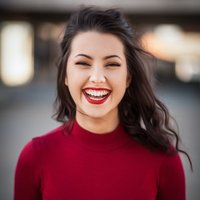
#> input picture hero-booking/src/assets/1494790108377-be9c29b29330.jpg, 200 x 200 px
$ python -i generar_slide.py   (imports and definitions only)
#> lines starting #> are read from the running program, lines starting #| are printed output that depends on the picture
#!/usr/bin/env python3
"""
Generador de slides para carruseles de HH Studio Creativo.

Uso típico (estilo v2, ver ejemplos/carrusel_web_v2.py):

    from generar_slide import *

    img = fondo_hh(posicion=(0.92, 0.08))
    logo_esquina(img)
    d = ImageDraw.Draw(img)
    y = lineas(d, M, 300, "Tu web puede\ndesaparecer", inter(800, 92), BLANCO, 108)
    caja_destacada(img, M, y + 4, "en un solo día.", inter(800, 92))
    contador(img, 1, total=8)
    img.save("slide_01.png")

No pretende ser una librería genérica: es deliberadamente simple para que
Claude arme cada slide a medida según el guion aprobado, ajustando
posiciones caso a caso en vez de forzar un layout rígido.
"""

from PIL import Image, ImageDraw, ImageFont, ImageFilter
import os
import random
import math
import numpy as np

BASE = os.path.dirname(os.path.dirname(os.path.abspath(__file__)))
FONTS = os.path.join(BASE, "assets", "fonts")
LOGOS = os.path.join(BASE, "assets")

# Paleta exacta de marca
AZUL_NOCHE = "#061323"
NEGRO = "#000000"
ROJO = "#FE0000"
BLANCO = "#FFFFFF"
GRIS_CLARO = "#D9D9D9"

# Dimensiones estándar de carrusel de Instagram (4:5, la más usada para carruseles)
ANCHO, ALTO = 1080, 1350

# [16 lines left out: function fuente, not called in this run]

def nuevo_slide(fondo=AZUL_NOCHE):
    return Image.new("RGB", (ANCHO, ALTO), fondo)

def _hex_a_rgb(hexcolor):
    h = hexcolor.lstrip("#")
    return tuple(int(h[i:i+2], 16) for i in (0, 2, 4))

def _mezclar(c1, c2, t):
    return tuple(int(c1[i] + (c2[i] - c1[i]) * t) for i in range(3))

# [50 lines left out: function fondo_con_vida, not called in this run]

def gradar_foto_hh(ruta_entrada, ruta_salida=None, oscurecer=0.55, empuje_azul=18):
    """
    Toma una foto real (BTS de grabación, set, equipo) y la gradúa hacia
    el tono cinematográfico de referencia de HH: oscura, azulada en sombras,
    con viñeta. Uso: cuando Herberth aporta una foto real para la portada,
    en vez de usarla tal cual, pasarla por acá para unificar el tono con
    el resto del carrusel.
    No inventa contenido ni recorta al sujeto — solo ajusta color y luz.
    """
#> called with oscurecer = 0.55, empuje_azul = 18
    import numpy as _np
    img = Image.open(ruta_entrada).convert("RGB")
#> img is the input picture: PIL image 200x200 RGB; mean R, G, B 123.2, 80.5, 83.8
    # reencuadre a proporción 4:5 (recorte centrado) para consistencia con el carrusel
    w, h = img.size
#> w = 200; h = 200
    target_ratio = ANCHO / ALTO
    if w / h > target_ratio:
        nuevo_w = int(h * target_ratio)
#> nuevo_w = 160
        offset = (w - nuevo_w) // 2
#> offset = 20
        img = img.crop((offset, 0, offset + nuevo_w, h))
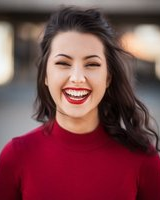
#> img: PIL image 160x200 RGB; mean R, G, B 122.4, 70.8, 75.2
    else:
        nuevo_h = int(w / target_ratio)
        offset = (h - nuevo_h) // 2
        img = img.crop((0, offset, w, offset + nuevo_h))
    img = img.resize((ANCHO, ALTO))
#> img: PIL image 1080x1350 RGB

    arr = _np.array(img).astype("float32")
    arr *= oscurecer  # oscurece general
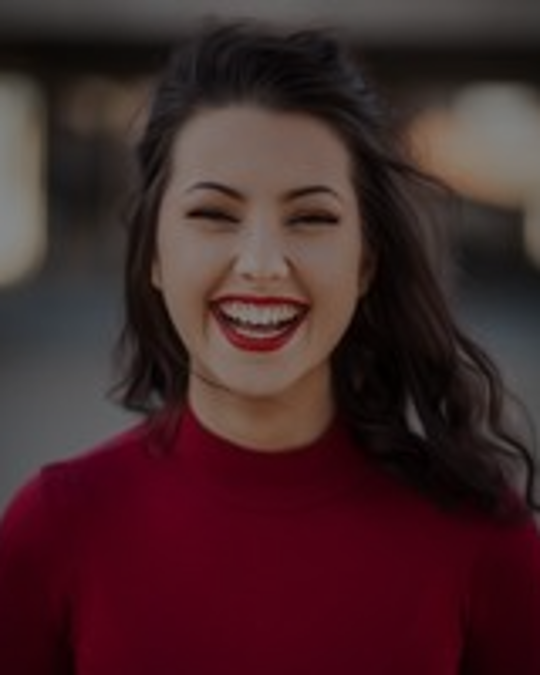
#> arr: shape (1350, 1080, 3) float32 (shown at 1/2 size); mean R, G, B 67.3, 38.8, 41.4
    arr[:, :, 2] = _np.clip(arr[:, :, 2] + empuje_azul, 0, 255)  # empuja azul en sombras
    arr[:, :, 0] = _np.clip(arr[:, :, 0] - empuje_azul * 0.4, 0, 255)  # resta un poco de rojo

    # viñeta
    cy, cx = ALTO / 2, ANCHO / 2
    yy, xx = _np.mgrid[0:ALTO, 0:ANCHO]
    d = _np.hypot(xx - cx, yy - cy) / math.hypot(cx, cy)
    vin = _np.clip(1 - (d - 0.3) * 0.6, 0.55, 1)
    arr *= vin[:, :, None]
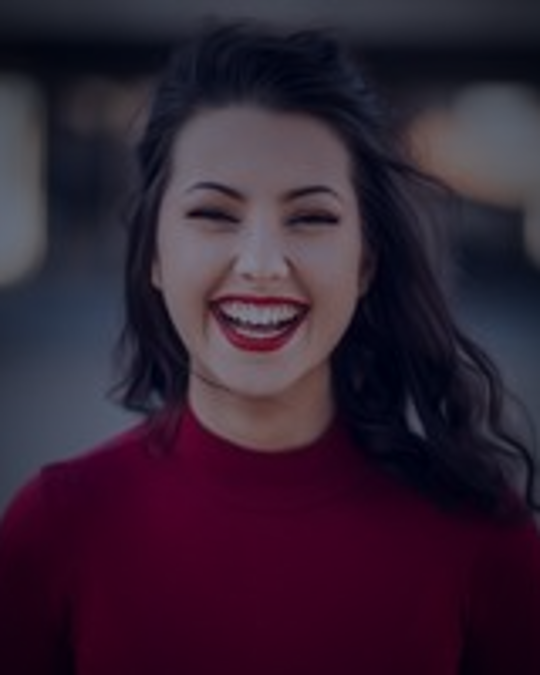
#> arr: shape (1350, 1080, 3) float32 (shown at 1/2 size); mean R, G, B 51.6, 33.6, 50.7

    arr = _np.clip(arr, 0, 255).astype("uint8")
    resultado = Image.fromarray(arr, "RGB")
    if ruta_salida:
        resultado.save(ruta_salida)
    return resultado

# [111 lines left out: functions fondo_foco, fondo_haz_luz, pegar_logo, texto_multilinea, texto_con_sombra, not called in this run]

# =====================================================================
#  ESTILO V2 (tipografía Inter + fondos con foco + recursos gráficos)
#  Aprobado por Herberth en sept. 2026 como estilo base de HH.
# =====================================================================

M = 90                    # margen lateral estándar
GRIS_TEXTO = "#C9D0DA"    # texto secundario sobre fondo oscuro
GRIS_APAGADO = "#3B4E66"  # elementos inactivos (números no destacados)
GRIS_META = "#AEB6C2"     # contador y metadatos
LUZ_AZUL = "#2C5C8F"      # color del foco de luz (familia del azul noche)

def inter(peso, tamano):
    """peso: 400, 500, 700, 800 o 900."""
    return ImageFont.truetype(os.path.join(FONTS, f"Inter-{peso}.ttf"), tamano)

# [15 lines left out: functions fondo_hh, fondo_claro_puntos, not called in this run]

def logo_esquina(img, variante="blanco", esquina="superior_izquierda", tamano=78):
    pegar_logo(img, variante, esquina, tamano=tamano, margen=M - 8)

# [113 lines left out: functions contador, wrap, lineas, caja_destacada, trazo_mano, flecha_curva and 3 more, not called in this run]

# =====================================================================
#  ESTILO V3: formatos B (referencias aprobadas sept. 2026)
# =====================================================================

NEGRO_GRANO = "#050505"
CREMA = "#F2EFEA"         # blanco cálido para texto grande sobre negro
PAPEL = (236, 234, 230)    # base del fondo papel (derivado del blanco)

def serif(peso, tamano):
    """Playfair Display Italic (500, 700, 800). Para palabras destacadas en cursiva."""
    return ImageFont.truetype(os.path.join(FONTS, f"PlayfairDisplay-Italic-{peso}.ttf"), tamano)

def serif_fina(tamano):
    """Instrument Serif Italic: cursiva más fina y editorial (alternativa a Playfair)."""
    return ImageFont.truetype(os.path.join(FONTS, "InstrumentSerif-Italic.ttf"), tamano)

# [23 lines left out: function fuente_tematica, not called in this run]

def _grano(img, fuerza=0.05, sigma=40):
    g = Image.effect_noise((ANCHO, ALTO), sigma).convert("L")
    return Image.blend(img, Image.merge("RGB", (g, g, g)), fuerza)

def fondo_negro():
    """B2/B4/B5: negro con grano fotográfico."""
    return _grano(Image.new("RGB", (ANCHO, ALTO), NEGRO_GRANO), 0.06, 50)

# [85 lines left out: functions fondo_resplandor, fondo_papel, linea_mixta, boton_flecha, logo_centrado, vista_previa and 2 more, not called in this run]

def fondo_vino(centro=(0.3, 0.35)):
    """Rojo vino profundo con sombra hacia los bordes (NO el rojo chillón)."""
    return fondo_radial((150, 16, 34), (66, 6, 18), centro=centro, curva=1.2)

def fondo_crema(centro=(0.3, 0.3)):
    """Blanco cálido que se enfría hacia un azul muy suave en los bordes."""
    return fondo_radial((248, 245, 240), (214, 224, 238), centro=centro, curva=1.3, grano=0.06)

def fondo_rosa_celeste(centro=(0.35, 0.3)):
    """Rosado suave al centro que pasa a celeste en los bordes."""
    return fondo_radial((252, 214, 222), (206, 226, 246), centro=centro, curva=1.1, grano=0.05)

def fondo_celeste(centro=(0.35, 0.4)):
    """Celeste muy claro, para desarrollos luminosos."""
    return fondo_radial((244, 248, 253), (200, 222, 244), centro=centro, curva=1.3, grano=0.05)

def fondo_rojo_profundo(centro=(0.4, 0.4)):
    """Rojo de marca oscurecido en los bordes, para portadas/CTA potentes sin gritar."""
    return fondo_radial((214, 10, 18), (120, 4, 12), centro=centro, curva=1.3)

# Estilos de texto por tipo de superficie
_OSCURO = dict(txt=BLANCO, txt2=GRIS_TEXTO, crema=CREMA, acento=ROJO, logo="blanco", meta=GRIS_META)
_CLARO = dict(txt=AZUL_NOCHE, txt2="#4A5A70", crema=AZUL_NOCHE, acento=ROJO, logo="azul", meta="#5B6B80")

PALETAS = {
    # [4 lines of commented-out code are left out]
    "vino_noche": dict(
        nombre="Vino + noche", uso="bebidas, gastronomía, nocturno, eventos, cualquier tema cálido o intenso",
        tapa=fondo_vino, tapa_txt=BLANCO, tapa_txt2="#F3D9DD", tapa_logo="blanco", tapa_meta="#F3D9DD",
        caja=(AZUL_NOCHE, BLANCO), acento_tapa="#FFB3BE",
        dev=fondo_noche, dev_estilo=_OSCURO),
    "crema_azul": dict(
        nombre="Crema + azul", uso="premium, corporativo, servicios, tecnología, legal, finanzas",
        tapa=fondo_crema, tapa_txt=AZUL_NOCHE, tapa_txt2="#3B4E66", tapa_logo="azul", tapa_meta="#5B6B80",
        caja=(AZUL_NOCHE, BLANCO), acento_tapa=ROJO,
        dev=fondo_noche, dev_estilo=_OSCURO),
    "rosa_celeste": dict(
        nombre="Rosa + celeste", uso="belleza, lifestyle, bienestar, educación amable, feed más claro",
        tapa=fondo_rosa_celeste, tapa_txt=AZUL_NOCHE, tapa_txt2="#3B4E66", tapa_logo="azul", tapa_meta="#5B6B80",
        caja=(ROJO, BLANCO), acento_tapa=ROJO,
        dev=fondo_celeste, dev_estilo=_CLARO),
    "foco_clasico": dict(
        nombre="Foco clásico (v2)", uso="marketing, web, IA, negocios: la estética original de HH",
        tapa=lambda centro=(0.92, 0.08): fondo_hh(posicion=centro), tapa_txt=BLANCO, tapa_txt2=GRIS_TEXTO,
        tapa_logo="blanco", tapa_meta=GRIS_META, caja=(ROJO, BLANCO), acento_tapa=ROJO,
        dev=lambda centro=(0.9, 0.9): fondo_hh(posicion=centro, intensidad=0.75), dev_estilo=_OSCURO),
}
# Superficie de contraste común a todas: fondo_papel() (1 slide por carrusel, listas densas).

# [225 lines left out: functions contador_color, comparar_versiones, fondo_nubes, fondo_manchas, foto_cover, pegar_redondeado and 12 more, not called in this run]

_OSC = (10, 10, 14)
# [17 lines left out: functions icono_grabar, icono_editar, icono_sumar, not called in this run]
def icono_carpeta(d, x, y, s, c=BLANCO):
    d.polygon([(x - s, y - s * 0.7), (x - s * 0.2, y - s * 0.7), (x, y - s * 0.45), (x + s, y - s * 0.45),
               (x + s, y + s * 0.75), (x - s, y + s * 0.75)], fill=c)
def check_circulo(d, x, y, r, bg="#58585C", fg=BLANCO):
    d.ellipse((x - r, y - r, x + r, y + r), fill=bg)
    d.line([(x - r * 0.45, y), (x - r * 0.1, y + r * 0.38), (x + r * 0.5, y - r * 0.35)], fill=fg, width=6, joint="curve")

# [39 lines left out: functions libro_tapa, pegar_libro, flecha_abajo, not called in this run]

# [2 lines not run here, left out]

>>> result = gradar_foto_hh('../../../hero-booking/src/assets/1494790108377-be9c29b29330.jpg')
